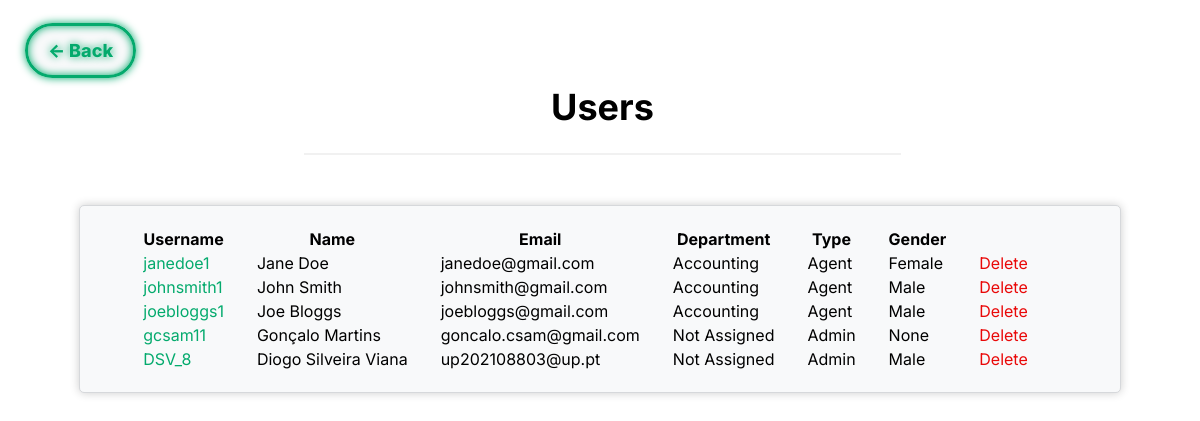
The page /pages/userlist.php (signed in) on the database its author committed.
### tables this page shows
CREATE TABLE USER (
    user_id INTEGER PRIMARY KEY AUTOINCREMENT,
    department_id INT,
    name VARCHAR(255) NOT NULL,
    username VARCHAR(8) NOT NULL UNIQUE,
    email VARCHAR(255) NOT NULL UNIQUE,
    password VARCHAR(255) NOT NULL,
    type VARCHAR(10) NOT NULL DEFAULT 'Client' CHECK (type = 'Agent' OR type = 'Admin' OR type = 'Client'),
    gender VARCHAR(10) DEFAULT 'None' CHECK(gender = 'Male' or gender = 'Female' or gender = 'Other' or gender = 'None'),
    FOREIGN KEY(department_id) REFERENCES DEPARTMENT(department_id) ON DELETE CASCADE ON UPDATE CASCADE
);

CREATE TABLE DEPARTMENT (
    department_id INTEGER PRIMARY KEY AUTOINCREMENT,
    name VARCHAR(255) NOT NULL
);

### database/getUserDepartment.php (called while the page is built)
<?php
    if(!empty($row['department_id']) && is_numeric($row['department_id'])){
        $stmt2 = $db -> prepare('SELECT name FROM Department WHERE department_id = :department_id');
        $stmt2 -> bindParam(':department_id', $row['department_id']);
        $stmt2 -> execute();
        $row2 = $stmt2 -> fetch();
        $department = $row2['name'];
    }
    else{
        $department = 'Not Assigned';
    }
?>

### pages/userlist.php (the view, shortened to what this page needs)
<?php
    include '../database/checkSession.php';
?>
<!DOCTYPE html>
<html>
<head>
	<link rel="stylesheet" href="../css/userlist.css">
</head>
    <body>
        <div class="header_div">
            <a class="backbtn" href="../pages/system.php"> <- Back</a>
            <header>
                <h1>Users</h1>
                <hr>
            </header>
        </div>
        <div class="box">
            <table>
                <tr>
                    <th>Username</th>
                    <th>Name</th>
                    <th>Email</th>
                    <th>Department</th>
                    <th>Type</th>
                    <th>Gender</th>
                </tr>
                <?php
                    $stmt = $db->prepare('SELECT * FROM USER');
                    $stmt->execute();
                    while($row = $stmt->fetch()){
                        include '../database/getUserDepartment.php';
                        echo '<tr>
                        <td "><a id="username" href="../pages/profile_viewer.php?id='.$row['user_id'].'">'.$row['username'].'</a></td>
                        <td>'.$row['name'].'</td>
                        <td>'.$row['email'].'</td>
                        <td>'.$department.'</td>
                        <td>'.$row['type'].'</td>
                        <td>'.$row['gender'].'</td>
                        <td><a id="delete" href="../database/deleteUser.php?id='.$row['user_id'].'">Delete</a></td>
                        </tr>';
                    }
                ?>
            </table>
        </div>
    </body>
</html>

### css/userlist.css (style rules this page uses)
:root { --clr-neon_green: #04AA6D; --clr-neon_red: #e90808; --clr-bg: #f8f9fa; }
*, *::before *::after { box-sizing: border-box; }
.backbtn { background-color: var(--clr-bg); color: var(--clr-neon_green); padding: 14px 20px; margin: 20px; border: 3px solid var(--clr-neon_green); border-radius: 32px; cursor: pointer; opacity: 1; text-align: center; font-weight: 800; font-size: large; width: 25%; transition: opacity 100ms linear; text-shadow: 0 0 0.125em hsl(0 0% 100% / 0.5), 0 0 0.45em var(--clr-neon_green); box-shadow: inset 0 0 0.5em 0 var(--clr-neon_green), 0 0 0.5em 0 var(--clr-neon_green); text-decoration: none; }
header { padding-left: 25%; padding-right: 25%; }
h1 { font-family: 'Inter', sans-serif; font-size: 36px; text-align: center; }
hr { border: 1px solid #f1f1f1; margin-bottom: 20px; }
body { margin: 0; padding: 0; font-family: 'Inter', sans-serif; }
.header_div { padding-top: 40px; padding-left: 5px; }
.box { margin: 50px auto; max-height: 65vh; min-width: 850px; max-width: 1000px; padding: 20px; background-color: #f8f9fa; border: 1px solid #d6d8db; border-radius: 5px; box-shadow: 0px 0px 10px rgba(0,0,0,0.2); display: grid; justify-content: center; }
.box table { overflow-x: hidden; overflow-y: auto; }
.box table tr th { padding-right: 30px; }
.box table tr td { padding-right: 30px; }
.box table #username { text-decoration: none; color: var(--clr-neon_green); }
.box table #delete { text-decoration: none; color: var(--clr-neon_red); }

### rows shown on the page
user: username "janedoe1", name "Jane Doe", email "janedoe@gmail.com", department.name "Accounting", type "Agent", gender "Female"
user: username "johnsmith1", name "John Smith", email "johnsmith@gmail.com", department.name "Accounting", type "Agent", gender "Male"
user: username "joebloggs1", name "Joe Bloggs", email "joebloggs@gmail.com", department.name "Accounting", type "Agent", gender "Male"
user: username "gcsam11", name "Gonçalo Martins", email "goncalo.csam@gmail.com", department "Not Assigned", type "Admin", gender "None"
user: username "DSV_8", name "Diogo Silveira Viana", email "up202108803@up.pt", department "Not Assigned", type "Admin", gender "Male"
